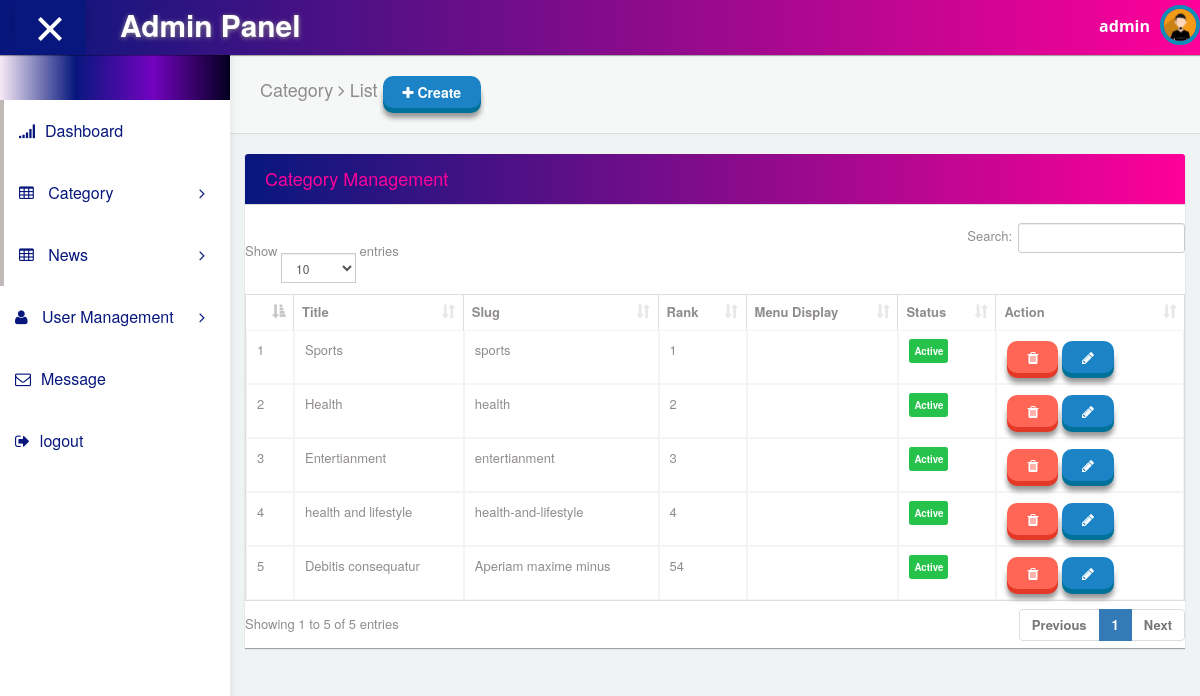
Page /backend/crud/category/list (signed in) on the committed database.
### newsportal/models.py (models this page shows, shortened)
class Category(Cat):
    objects = CategoryManager()
    class Meta:
        db_table = 'category'

### newsportal/views.py (the view)
# urls.py: path('category/list',views.list_category, name='list_category'),
@login_required(login_url='signin')
def list_category(request):
    category = Category.objects.all()
    context = {
        'categories': category
    }
    return render(request, 'backend/category/list.html',context )

### templates/backend/category/list.html (shortened to what this page needs)
{% extends "backend/master/master.html" %}
{% block content %}
<div id="content">
        <div class="panel box-shadow-none content-header">
          <div class="panel-body">
            <div class="col-md-12">
                <h4 class="animated fadeInLeft">
                    Category <span class="fa-angle-right fa"></span> List
                    <a href="{% url 'create_category' %}" class="btn btn-3d btn-primary"><span class="fa fa-plus"></span> Create</a>
                </h4>
            </div>
          </div>
        </div>
        <div class="form-element">
          <div class="col-md-12 padding-0">
            <div class="col-md-12">
              <div class="panel form-element-padding">
                <div class="panel-heading">
                 <h4>Category Management</h4>
                </div>
                <br/>
                    <table class="table table-bordered" id="list_table">
                        <thead>
                          <tr>
                            <th></th>
                            <th>Title</th>
                            <th>Slug</th>
                            <th>Rank</th>
                            <th>Menu Display</th>
                            <th>Status</th>
                            <th>Action</th>
                          </tr>
                        </thead>
                     <tbody>
                          {%for category in categories %}
                          <tr>
                            <td>{{ forloop.counter }}</td>
                            <td>{{category.title}}</td>
                            <td>{{category.slug}}</td>
                            <td>{{category.rank}}</td>
                            <td>{{category.menu_display}}</td>
                            <td>
                              {%if category.status == 1 %}
                              <span class="label label-success">Active</span>
                              {% else %}
                              <span class="label label-warning">De Active</span>
                              {% endif %}
                            </td>
                            <td width="20%">
                              <a href="" class="btn btn-3d btn-danger" data-toggle="modal" data-target="#myModal_{{category.id}}"><i class="fa fa-trash"></i></a>
                              <a href="{% url 'edit_category'  category.id %}" class="btn btn-3d btn-primary"><i class="fa fa-pencil"></i></a>
                            </td>
                          </tr>
                          {% endfor %}
                        </tbody>
                       </table>
              </div>
            </div>
          </div>
      </div>
    </div>
{% endblock %}

### templates/backend/master/master.html (shortened to what this page needs)
<!DOCTYPE html>
{% load static %}
<html lang="en">
<head>
  <link rel="stylesheet" type="text/css" href="{% static 'asset/css/bootstrap.min.css' %}">
  <link rel="stylesheet" type="text/css" href="{% static 'asset/css/plugins/font-awesome.min.css' %}"/>
  <link rel="stylesheet" type="text/css" href="{% static 'asset/css/plugins/datatables.bootstrap.min.css' %}"/>
  <link rel="stylesheet" type="text/css" href="{% static 'asset/css/plugins/animate.min.css' %}"/>
  <link rel="stylesheet" type="text/css" href="{% static 'asset/css/plugins/nouislider.min.css' %}"/>
  <link rel="stylesheet" type="text/css" href="{% static 'asset/css/plugins/select2.min.css' %}"/>
  <link rel="stylesheet" type="text/css" href="{% static 'asset/css/plugins/ionrangeslider/ion.rangeSlider.css' %}"/>
  <link rel="stylesheet" type="text/css" href="{% static 'asset/css/plugins/ionrangeslider/ion.rangeSlider.skinFlat.css' %}"/>
  <link rel="stylesheet" type="text/css" href="{% static 'asset/css/plugins/bootstrap-material-datetimepicker.css' %}"/>
  <link href="{% static 'asset/css/style.css' %}" rel="stylesheet">
</head>
<body id="mimin" class="dashboard">
        <nav class="navbar navbar-default header navbar-fixed-top">
          <div class="col-md-12 nav-wrapper">
            <div class="navbar-header" style="width:100%;">
              <div class="opener-left-menu is-open">
                <span class="bottom"></span>
              </div>
                <a href="{% url 'dashboard' %}" class="navbar-brand">
                 <b>Admin Panel</b>
                </a>
              <ul class="nav navbar-nav search-nav">
                <li>
                   <div class="search">
                  </div>
                </li>
              </ul>
              <ul class="nav navbar-nav navbar-right user-nav">
                <li class="user-name"><span>{{request.user.username}} </span></li>
                <li class="dropdown avatar-dropdown">
                    <img src="/static/asset/img/avatar.jpg" class="img-circle avatar" alt="user name" data-toggle="dropdown" aria-haspopup="true" aria-expanded="true"/>
                 </li>
              </ul>
            </div>
          </div>
        </nav>
      <div class="container-fluid mimin-wrapper">
            <div id="left-menu">
              <div class="sub-left-menu scroll">
                <ul class="nav nav-list">
                    <li><div class="left-bg"></div></li>
                    <li class="active ripple">
                      <a href=""><span class="fa-signal fa"></span>Dashboard</a>
                    </li>
                    <li class="active ripple">
                        <a class="tree-toggle nav-header">
                          <span class="fa fa-table "></span> Category
                          <span class="fa-angle-right fa right-arrow text-right"></span>
                        </a>
                      </li>
                    <li class="active ripple">
                        <a class="tree-toggle nav-header">
                          <span class="fa fa-table "></span> News
                          <span class="fa-angle-right fa right-arrow text-right"></span>
                        </a>
                      </li>
                        <li class="ripple">
                          <a class="tree-toggle nav-header">
                            <span class="fa fa-user"></span> User Management
                            <span class="fa-angle-right fa right-arrow text-right"></span>
                          </a>
                        </li>
                    <li class="ripple">
                        <a href="{% url 'list_contactus'%}"><span class="fa fa-envelope-o"></span>Message</a>
                      </li>
                      <li class="ripple">
                          <a href=""><span class="fa-sign-out fa"></span>logout</a>
                        </li>
                  </ul>
                </div>
            </div>
          {% block content %}
               {% endblock %}
      </div>
</body>
</html>

### rows in the picture
Category: title "Sports", slug "sports", rank "1", status "Active"
Category: title "Health", slug "health", rank "2", status "Active"
Category: title "Entertianment", slug "entertianment", rank "3", status "Active"
Category: title "health and lifestyle", slug "health-and-lifestyle", rank "4", status "Active"
Category: title "Debitis consequatur", slug "Aperiam maxime minus", rank "54", status "Active"

### other values in the picture
{{ request.user.username }} "admin"
